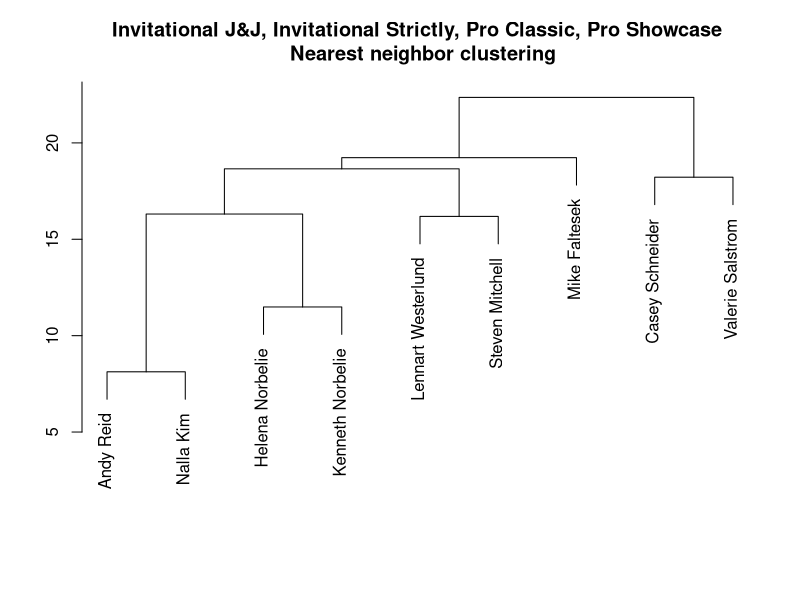
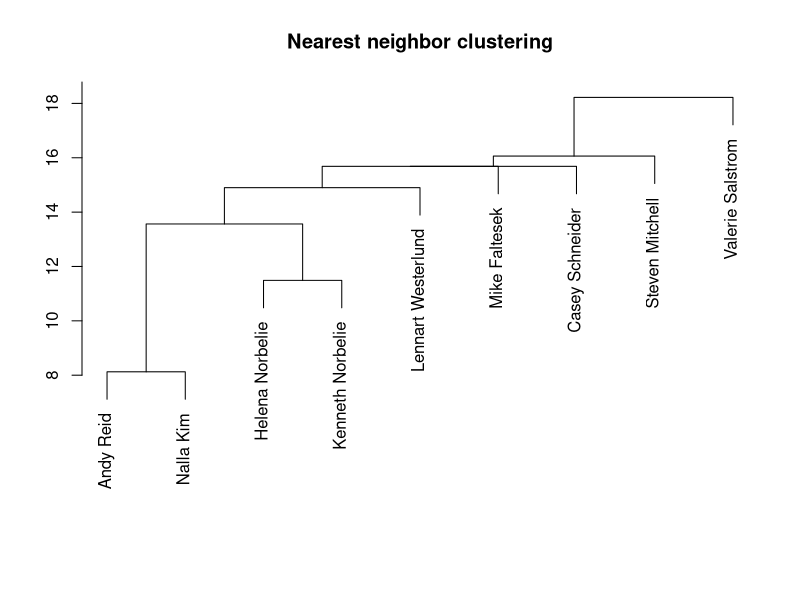
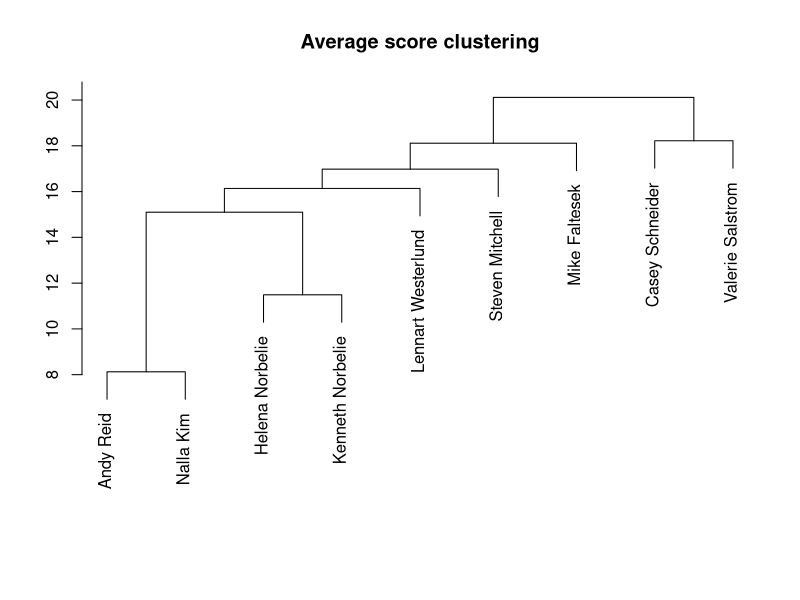

Here is the R script that generated these plots, in order:
## ---- chunk 1
library(reshape2)
library(plyr)
library(cluster)
ILHC <- read.csv("ILHC Judging.csv")

ILHC_couples <- dcast(ILHC, Judge + Judge.Nat. + Score + Placement + Contest ~ Role, value.var = "Contestant")

initials <- function(names) sapply(names, function(name) paste(sapply(strsplit(name, " ")[[1]], substr, start=1, stop=1), collapse=""))
ILHC_couples$couple <- with(ILHC_couples, paste(initials(Follower), initials(Leader), sep = "-"))

lastname <- function(names) sapply(names, function(name) rev(strsplit(name, " ")[[1]])[1])
ILHC_couples$Judge_last <- with(ILHC_couples, paste(substr(initials(levels(Judge)), 1, 1), lastname(levels(Judge)), sep = ".")[Judge])

dendro <- function(dat) {
  rankings <- acast(dat, Judge_last ~ Contest + couple, value.var = "Score")
  plot(as.dendrogram(agnes(rankings)))
  title(main = as.character(unique(dat$Contest)))
}


## ---- chunk 2
all9 <- droplevels(subset(ILHC_couples, Contest %in% c("Inv. J&J","Inv. Strictly", "Pro Classic", "Pro Showcase")))
all9_clus <- agnes(acast(all9, Judge ~ Contest + couple, value.var = "Score"), method = "complete")
pltree(all9_clus,        
       xlab = "", ylab = "", sub = "",
       main = "Invitational J&J, Invitational Strictly, Pro Classic, Pro Showcase \n Nearest neighbor clustering")

## ---- chunk 3
pltree(agnes(acast(all9, Judge ~ Contest + couple, value.var = "Score"), method = "single"), 
       xlab = "", ylab = "", sub = "",
       main = "Nearest neighbor clustering")
pltree(agnes(acast(all9, Judge ~ Contest + couple, value.var = "Score"), method = "average"), 
       xlab = "", ylab = "", sub = "",
       main = "Average score clustering")
